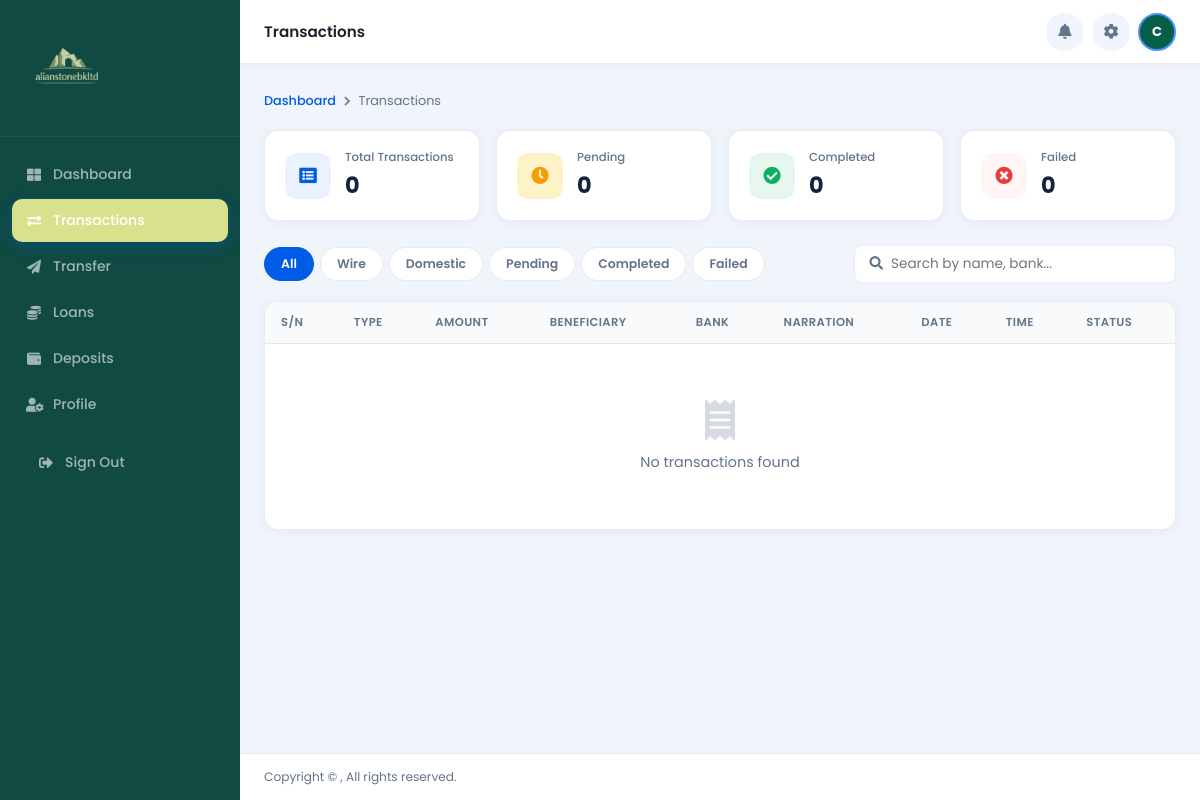
/transactions/ (signed in), run on an earlier commit of the app's database.
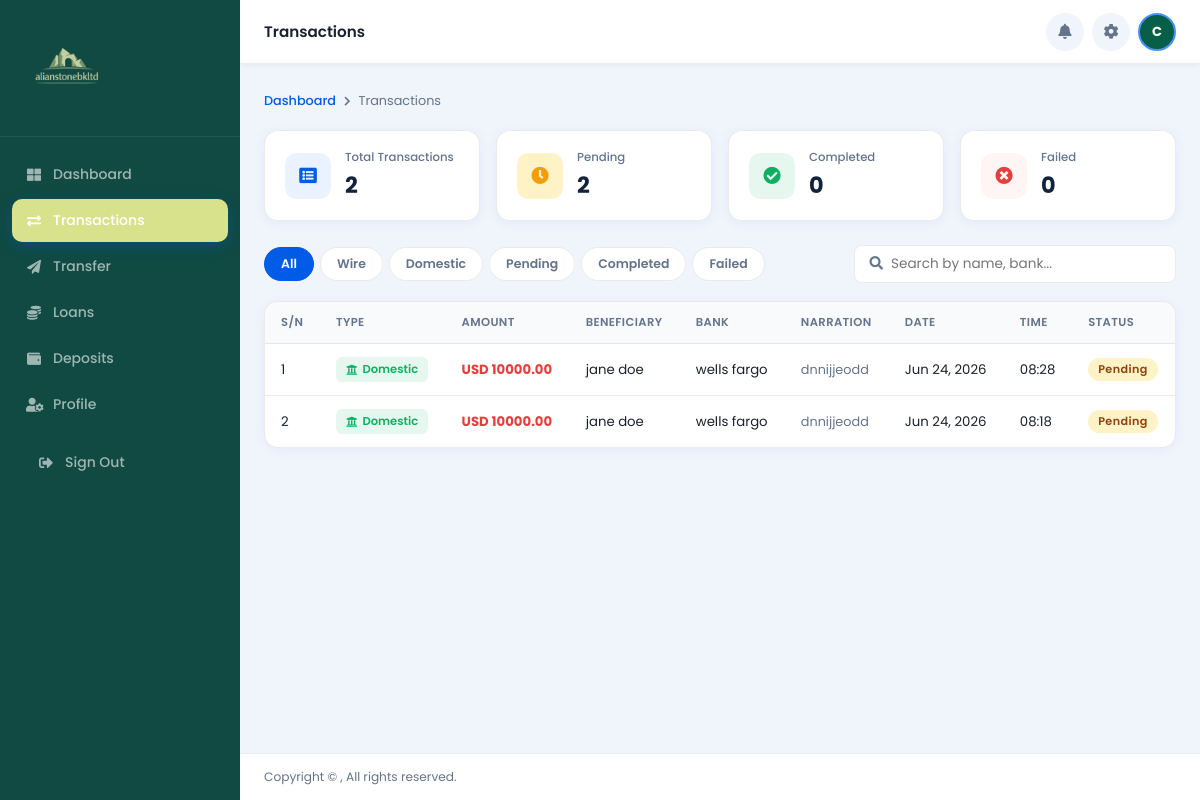
And on a later commit of the database.
### app/models.py (models this page shows, shortened)
class DomesticTransfer(models.Model):
    STATUS_CHOICES = [
        ('Pending',   'Pending'),
        ('Completed', 'Completed'),
        ('Failed',    'Failed'),
    ]
    user = models.ForeignKey(User, on_delete=models.CASCADE, related_name='domestic_transfers')
    amount = models.DecimalField(max_digits=14, decimal_places=2)
    beneficiary_name = models.CharField(max_length=150)
    beneficiary_account_no = models.CharField(max_length=50)
    bank_name = models.CharField(max_length=150)
    account_type = models.CharField(max_length=50, blank=True)
    narration = models.TextField(blank=True)
    status = models.CharField(max_length=20, choices=STATUS_CHOICES, default='Pending')
    created_at = models.DateTimeField(default=timezone.now)  # ✅ editable
    class Meta:
        ordering = ['-created_at']
        verbose_name = 'Domestic Transfer'
        verbose_name_plural = 'Domestic Transfers'

### app/views.py (the view)
# urls.py: path('transactions/', views.transactions, name='transactions'),
@login_required(login_url='app:login')
def transactions(request):
    profile = getattr(request.user, 'profile', None)
    active_filter = request.GET.get('filter', 'all')
    search_query  = request.GET.get('q', '').strip()
    wire_qs     = WireTransfer.objects.filter(user=request.user)
    domestic_qs = DomesticTransfer.objects.filter(user=request.user)
    if active_filter == 'wire':
        wire_qs     = wire_qs
        domestic_qs = domestic_qs.none()
    elif active_filter == 'domestic':
        wire_qs     = wire_qs.none()
        domestic_qs = domestic_qs
    elif active_filter == 'pending':
        wire_qs     = wire_qs.filter(status='Pending')
        domestic_qs = domestic_qs.filter(status='Pending')
    elif active_filter == 'completed':
        wire_qs     = wire_qs.filter(status='Completed')
        domestic_qs = domestic_qs.filter(status='Completed')
    elif active_filter == 'failed':
        wire_qs     = wire_qs.filter(status='Failed')
        domestic_qs = domestic_qs.filter(status='Failed')
    if search_query:
        wire_qs     = wire_qs.filter(beneficiary_name__icontains=search_query) | \
                      wire_qs.filter(bank_name__icontains=search_query)
        domestic_qs = domestic_qs.filter(beneficiary_name__icontains=search_query) | \
                      domestic_qs.filter(bank_name__icontains=search_query)
    wire_list     = list(wire_qs)
    domestic_list = list(domestic_qs)
    for txn in wire_list:
        txn.transfer_type = 'Wire'
    for txn in domestic_list:
        txn.transfer_type = 'Domestic'
    all_transfers = sorted(
        chain(wire_list, domestic_list),
        key=attrgetter('created_at'),
        reverse=True
    )
    all_wire     = WireTransfer.objects.filter(user=request.user)
    all_domestic = DomesticTransfer.objects.filter(user=request.user)
    total_count    = all_wire.count()     + all_domestic.count()
    pending_count  = all_wire.filter(status='Pending').count()   + all_domestic.filter(status='Pending').count()
    completed_count= all_wire.filter(status='Completed').count() + all_domestic.filter(status='Completed').count()
    failed_count   = all_wire.filter(status='Failed').count()    + all_domestic.filter(status='Failed').count()
    paginator    = Paginator(all_transfers, 10)
    page_number  = request.GET.get('page', 1)
    transactions = paginator.get_page(page_number)
    context = {
        'profile':          profile,
        'first_name':       request.user.first_name or request.user.username,
        'currency_display': profile.currency if profile else 'USD',
        'transactions':     transactions,
        'active_filter':    active_filter,
        'search_query':     search_query,
        'total_count':      total_count,
        'pending_count':    pending_count,
        'completed_count':  completed_count,
        'failed_count':     failed_count,
    }
    return render(request, 'app/transactions.html', context)

### app/templates/app/transactions.html (shortened to what this page needs)
{% load static %}
<!DOCTYPE html>
<html lang="en">
<head>
    <link rel="stylesheet" href="https://use.fontawesome.com/releases/v5.15.4/css/all.css">
    <link rel="stylesheet" href="{% static 'app/dashboard.css' %}">
    <link rel="stylesheet" href="{% static 'app/transactions.css' %}">
</head>
<body>
    <aside class="sidebar" id="sidebar">
        <div class="sidebar-brand">
            <img src="{% static 'app/image/logo.png' %}" alt="">
        </div>
        <nav class="sidebar-nav">
            <a href="{% url 'app:dashboard' %}" class="nav-item"><i class="fas fa-th-large"></i> Dashboard</a>
            <a href="{% url 'app:transactions' %}" class="nav-item active"><i class="fas fa-exchange-alt"></i>
                Transactions</a>
            <a href="{% url 'app:wire_transfer' %}" class="nav-item"><i class="fas fa-paper-plane"></i> Transfer</a>
            <a href="/dashloans" class="nav-item"><i class="fas fa-coins"></i> Loans</a>
            <a href="/deposits" class="nav-item"><i class="fas fa-wallet"></i> Deposits</a>
            <a href="/profile" class="nav-item"><i class="fas fa-user-cog"></i> Profile</a>
            <div class="sidebar-footer">
                <a href="{% url 'app:logout' %}" class="nav-item signout">
                    <i class="fas fa-sign-out-alt"></i> Sign Out
                </a>
            </div>
        </nav>
    </aside>
    <div class="main" id="main">
        <header class="topbar">
            <span class="topbar-title">Transactions</span>
            <div class="topbar-right">
                <a href="{% url 'app:notifications' %}" class="icon-btn" style="text-decoration:none;">
                    <i class="fas fa-bell"></i>
                </a>
                <a href="{% url 'app:settings' %}" class="icon-btn" style="text-decoration:none;">
                    <i class="fas fa-cog"></i>
                </a>
                <a href="{% url 'app:profile' %}" style="text-decoration:none;">
                    <div class="avatar">
                        {{ first_name|first|upper }}
                    </div>
                </a>
            </div>
        </header>
        <div class="page">
            <div class="breadcrumb">
                <a href="{% url 'app:dashboard' %}">Dashboard</a>
                <i class="fas fa-chevron-right"></i>
                <span>Transactions</span>
            </div>
            <div class="txn-stats">
                <div class="txn-stat-card">
                    <div class="txn-stat-card__icon txn-stat-card__icon--blue">
                        <i class="fas fa-list-alt"></i>
                    </div>
                    <div>
                        <p class="txn-stat-card__label">Total Transactions</p>
                        <p class="txn-stat-card__value">{{ total_count }}</p>
                    </div>
                </div>
                <div class="txn-stat-card">
                    <div class="txn-stat-card__icon txn-stat-card__icon--amber">
                        <i class="fas fa-clock"></i>
                    </div>
                    <div>
                        <p class="txn-stat-card__label">Pending</p>
                        <p class="txn-stat-card__value">{{ pending_count }}</p>
                    </div>
                </div>
                <div class="txn-stat-card">
                    <div class="txn-stat-card__icon txn-stat-card__icon--green">
                        <i class="fas fa-check-circle"></i>
                    </div>
                    <div>
                        <p class="txn-stat-card__label">Completed</p>
                        <p class="txn-stat-card__value">{{ completed_count }}</p>
                    </div>
                </div>
                <div class="txn-stat-card">
                    <div class="txn-stat-card__icon txn-stat-card__icon--red">
                        <i class="fas fa-times-circle"></i>
                    </div>
                    <div>
                        <p class="txn-stat-card__label">Failed</p>
                        <p class="txn-stat-card__value">{{ failed_count }}</p>
                    </div>
                </div>
            </div>
            <div class="filter-bar">
                <div class="filter-tabs">
                    <a href="?filter=all" class="filter-tab {% if active_filter == 'all' %}active{% endif %}">All</a>
                    <a href="?filter=wire" class="filter-tab {% if active_filter == 'wire' %}active{% endif %}">Wire</a>
                    <a href="?filter=domestic"
                        class="filter-tab {% if active_filter == 'domestic' %}active{% endif %}">Domestic</a>
                    <a href="?filter=pending"
                        class="filter-tab {% if active_filter == 'pending' %}active{% endif %}">Pending</a>
                    <a href="?filter=completed"
                        class="filter-tab {% if active_filter == 'completed' %}active{% endif %}">Completed</a>
                    <a href="?filter=failed"
                        class="filter-tab {% if active_filter == 'failed' %}active{% endif %}">Failed</a>
                </div>
                <form method="GET" class="search-form">
                    <div class="search-wrap">
                        <i class="fas fa-search"></i>
                        <input type="text" name="q" value="{{ search_query }}" placeholder="Search by name, bank...">
                    </div>
                </form>
            </div>
            <div class="table-wrap">
                <div class="table-scroll">
                    <table>
                        <thead>
                            <tr>
                                <th>S/N</th>
                                <th>Type</th>
                                <th>Amount</th>
                                <th>Beneficiary</th>
                                <th>Bank</th>
                                <th>Narration</th>
                                <th>Date</th>
                                <th>Time</th>
                                <th>Status</th>
                            </tr>
                        </thead>
                        <tbody>
                            {% if transactions %}
                            {% for txn in transactions %}
                            <tr>
                                <td>{{ forloop.counter }}</td>
                                <td>
                                    <span class="type-badge type-badge--{{ txn.transfer_type|lower }}">
                                        {% if txn.transfer_type == 'Wire' %}
                                        <i class="fas fa-globe"></i> Wire
                                        {% else %}
                                        <i class="fas fa-university"></i> Domestic
                                        {% endif %}
                                    </span>
                                </td>
                                <td class="debit">{{ currency_display }} {{ txn.amount }}</td>
                                <td>{{ txn.beneficiary_name }}</td>
                                <td>{{ txn.bank_name }}</td>
                                <td class="narration-cell">{{ txn.narration|default:"—" }}</td>
                                <td>{{ txn.created_at|date:"M d, Y" }}</td>
                                <td>{{ txn.created_at|time:"H:i" }}</td>
                                <td><span class="pill pill--{{ txn.status|lower }}">{{ txn.status }}</span></td>
                            </tr>
                            {% endfor %}
                            {% else %}
                            <tr>
                                <td colspan="9" class="empty-row">
                                    <i class="fas fa-receipt"></i>
                                    <p>No transactions found</p>
                                </td>
                            </tr>
                            {% endif %}
                        </tbody>
                    </table>
                </div>
            </div>
        </div>
        <footer class="dash-footer">
            <span>Copyright &copy; , All rights reserved.</span>
        </footer>
    </div>
</body>
</html>

### app/static/app/dashboard.css (style rules this page uses)
*, *::before, *::after { box-sizing: border-box; margin: 0; padding: 0; }
:root { --navy: #14233C; --blue: #005BE6; --blue-lt: #EBF2FF; --green: #0faf62; --green-lt: #e6f7f0; --amber: #f59e0b; --amber-lt: #fef3c7; --red: #e53e3e; --red-lt: #fff5f5; --bg: #f0f4fb; --white: #ffffff; --muted: #64748b; --border: rgba(0,0,0,0.08); --radius: 14px; --sidebar: 240px; }
body { font-family: 'Poppins', sans-serif; background: var(--bg); color: #1a202c; }
.sidebar { position: fixed; top: 0; left: 0; width: var(--sidebar); height: 100vh; background: #104A43; display: flex; flex-direction: column; z-index: 300; transition: transform .3s ease; overflow-y: auto; }
.sidebar-brand { display: flex; align-items: center; gap: 10px; padding: 20px 18px 16px; border-bottom: 1px solid rgba(255,255,255,0.08); }
.sidebar-brand img { width: 100px; }
.sidebar-nav { flex: 1; display: flex; flex-direction: column; padding: 16px 12px; gap: 3px; }
.nav-item { display: flex; align-items: center; gap: 11px; padding: 11px 14px; border-radius: 10px; color: rgba(255,255,255,0.6); text-decoration: none; font-size: 0.875rem; font-weight: 500; transition: all .2s; }
.nav-item i { width: 16px; text-align: center; }
.nav-item.active { background: #D8E28C; color: #fff; box-shadow: 0 4px 14px rgba(0,91,230,.3); }
.sidebar-footer { padding: 12px 12px 20px !important; }
.main { margin-left: var(--sidebar); min-height: 100vh; display: flex; flex-direction: column; transition: margin-left .3s ease; }
.topbar { position: sticky; top: 0; z-index: 100; height: 64px; background: var(--white); border-bottom: 1px solid var(--border); display: flex; align-items: center; padding: 0 24px; gap: 14px; box-shadow: 0 1px 6px rgba(0,0,0,.05); }
.topbar-title { flex: 1; font-weight: 600; font-size: .95rem; }
.topbar-right { display: flex; align-items: center; gap: 8px; }
.icon-btn { position: relative; background: var(--bg); border: none; cursor: pointer; width: 38px; height: 38px; border-radius: 50%; display: flex; align-items: center; justify-content: center; color: var(--muted); font-size: .95rem; transition: background .2s; }
.avatar { width: 38px; height: 38px; border-radius: 50%; background: #065f46; color: #fff; display: flex; align-items: center; justify-content: center; font-weight: 700; font-size: .82rem; overflow: hidden; border: 2px solid #4a93fb; }
.page { flex: 1; padding: 28px 24px 16px; }
.pill { display: inline-block; padding: 3px 10px; border-radius: 20px; font-size: .68rem; font-weight: 600; letter-spacing: .4px; }
.pill--pending { background: var(--amber-lt); color: #92400e; }
.table-wrap { background: var(--white); border-radius: var(--radius); border: 1px solid var(--border); box-shadow: 0 2px 12px rgba(0,91,230,.06); overflow: hidden; min-width: 0; }
.table-scroll { overflow-x: auto; -webkit-overflow-scrolling: touch; }
table { width: 100%; border-collapse: collapse; font-size: .83rem; }
thead th { background: #f8fafc; padding: 11px 16px; text-align: left; font-weight: 600; font-size: .72rem; color: var(--muted); text-transform: uppercase; letter-spacing: .4px; border-bottom: 1px solid var(--border); white-space: nowrap; }
tbody td { padding: 13px 16px; border-bottom: 1px solid var(--border); white-space: nowrap; }
tbody tr:last-child td { border-bottom: none; }
.debit { color: var(--red); font-weight: 700; }
.dash-footer { padding: 14px 24px; display: flex; justify-content: space-between; font-size: .76rem; color: var(--muted); border-top: 1px solid var(--border); background: var(--white); flex-wrap: wrap; gap: 4px; }

What changed in the data, as far as the page shows it:
added DomesticTransfer: shows "Domestic", currency_display "USD", amount "10000.00", beneficiary_name "jane doe", bank_name "wells fargo", narration "dnnijjeodd", created_at "Jun 24, 2026", created_at "08:28", status "Pending"
added DomesticTransfer: shows "Domestic", currency_display "USD", amount "10000.00", beneficiary_name "jane doe", bank_name "wells fargo", narration "dnnijjeodd", created_at "Jun 24, 2026", created_at "08:18", status "Pending"
Also different on the page:
{{ total_count }}: "0" → "2"
{{ pending_count }}: "0" → "2"
text no longer shown: "No transactions found"
